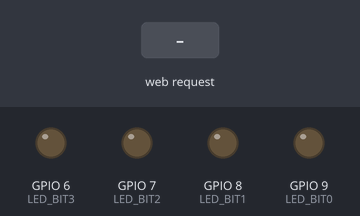
Bench run of a sketch on a simulated ESP32-S3. On the bench: output pins drawn as LEDs (lit = HIGH). The inputs (shaded band) are chosen by the test bench. What the sketch prints to the serial monitor is not drawn.

Above: at 1.2 s.
1.3 s: HTTP request GET /calcular received
At 2.0 s:
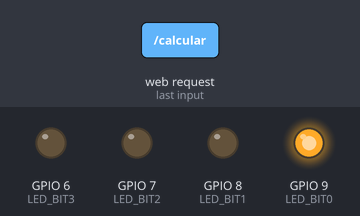
Timing chart, 0 to 4.3 s (numbered marks = the images above; inputs shaded):
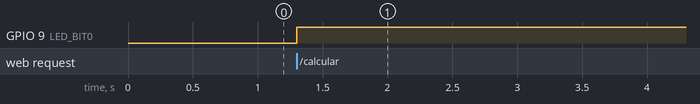

The sketch:

webserver.ino
```cpp
#include <WiFi.h>
#include <WebServer.h>

// Nome e senha do Wi-Fi
const char* ssid = "ESP32_do_grupinho_s";
const char* password = "12345678";

// Cria servidor HTTP na porta 80
WebServer server(80);

const int LED_BIT0 = 9;
const int LED_BIT1 = 8;
const int LED_BIT2 = 7;
const int LED_BIT3 = 6;

// Página HTML
String paginaHTML = R"rawliteral(
<!DOCTYPE html>
<html>

<head>
    <meta charset="UTF-8">
    <title>Calculadora Binária</title>

    <style>
        body {
            font-family: Arial;
            background-color: #1e1e2f;
            color: white;

            display: flex;
            justify-content: center;
            align-items: center;

            height: 100vh;
            margin: 0;
        }

        .container {
            background-color: #2b2b40;

            padding: 40px;

            border-radius: 20px;

            box-shadow: 0px 0px 20px rgba(0,0,0,0.3);

            text-align: center;
        }

        h1 {
            margin-bottom: 30px;
        }

        input {
            font-size: 20px;

            padding: 10px;

            margin: 10px;

            width: 150px;

            text-align: center;

            border: none;

            border-radius: 10px;
        }

        button {

            font-size: 20px;

            padding: 10px 20px;

            margin: 10px;

            border: none;

            border-radius: 10px;

            cursor: pointer;

            transition: 0.2s;
        }

        button:hover {
            transform: scale(1.05);
        }
    </style>
</head>

<body>
    <div class="container">
        <h1>Calculadora 4 bits</h1>

        <form action="/calcular" method="GET">

            <div>
                <label>Número A:</label><br>
                <input type="text" name="a" maxlength="4" minlength="4" pattern="[01]{4}" placeholder="Ex: 1010" required>
            </div>

            <div>
                <label>Número B:</label><br>
                <input type="text" name="b" maxlength="4"  pattern="(^$)|([01]{4})" placeholder="Opcional" >
            </div>

            <button type="submit" name="op" value="+">Add</button>
            <button type="submit" name="op" value="-">Sub</button>
            <div></div>
            <button type="submit" name="op" value="*">Mul</button>
            <button type="submit" name="op" value="/">Div</button>
            <div></div>
            <button type="submit" name="op" value="!">Fat</button>

        </form>
    </div>
</body>
</html>
)rawliteral";

// Função chamada ao acessar "/"
void handleRoot() {
    server.send(200, "text/html", paginaHTML);
}

void escreverLeds(int valor) {
    uint8_t v = valor & 0x0F;

    digitalWrite(LED_BIT0, (v & 0x01) ? HIGH : LOW);
    digitalWrite(LED_BIT1, (v & 0x02) ? HIGH : LOW);
    digitalWrite(LED_BIT2, (v & 0x04) ? HIGH : LOW);
    digitalWrite(LED_BIT3, (v & 0x08) ? HIGH : LOW);
}

int fromBinary4Signed(String bin) {
    int v = strtol(bin.c_str(), NULL, 2);

    if (v >= 8) {
        v -= 16;
    }

    return v;
}

int CalculateFactorial(int n) {
    if(n <= 1) {
        return 1;
    }

    return n * CalculateFactorial(n-1);
}

// Função do cálculo
void handleCalculo() {

    String binA = server.arg("a");
    String binB = server.arg("b");
    String op   = server.arg("op");

    // Converte binário -> inteiro
    int a = fromBinary4Signed(binA);
    int b = fromBinary4Signed(binB);

    int resultado;
    bool divisaoPorZero = false;

    unsigned long inicioOperacao = micros();

    if(op == "+") {
        resultado = a + b;
    }
    else if (op == "-") {
        resultado = a - b;
    }
    else if (op == "*") {
        resultado = a * b;
    }
    else if (op == "/") {
        if (b == 0) {
            divisaoPorZero = true;
            resultado = 0;
        }
        else {
            resultado = a / b;
        }
    }
    else {
        resultado = CalculateFactorial(a);
    }

    unsigned long tempoOperacao = micros() - inicioOperacao;

    escreverLeds(resultado);

    String resposta = R"rawliteral(
        <!DOCTYPE html>
        <html>

        <head>
            <meta charset="UTF-8">

        <style>
            body {
                font-family: Arial;
                background-color: #1e1e2f;
                color: white;

                display: flex;
                justify-content: center;
                align-items: center;

                height: 100vh;
                margin: 0;
            }

            .container {
                background-color: #2b2b40;

                padding: 40px;

                border-radius: 20px;

                box-shadow: 0px 0px 20px rgba(0,0,0,0.3);

                text-align: center;
            }

            h1 {
                margin-bottom: 30px;
            }

            input {
                font-size: 20px;

                padding: 10px;

                margin: 10px;

                width: 150px;

                text-align: center;

                border: none;

                border-radius: 10px;
            }

            button {

                font-size: 20px;

                padding: 10px 20px;

                margin: 10px;

                border: none;

                border-radius: 10px;

                cursor: pointer;

                transition: 0.2s;
            }

            button:hover {
                transform: scale(1.05);
            }
        </style>

        </head>

        <body>
        )rawliteral";

    if(divisaoPorZero || resultado > 7 || resultado < -8){
        String resultadoBin = toBinary4(resultado);

        resposta += R"rawliteral(
        <div class="container">
            <div class="alert">
        )rawliteral";

        if (divisaoPorZero) {
            resposta += "<h1>Divisao por zero!!!</h1>";
        }
        else {
            resposta += "<h1>Overflow ou Erro!!!</h1>";
        }

        resposta += R"rawliteral(
            </div>
        )rawliteral";

        resposta += "<h2>Binario: ";
        resposta += resultadoBin;
        resposta += "</h2>";

        resposta += "<h2>Tempo de operacao: ";
        resposta += String(tempoOperacao);
        resposta += " us</h2>";

        resposta += R"rawliteral(
        <br><a href='/'>Fazer outra operacao</a>
        </div>
        </body>
        </html>
        )rawliteral";

        server.send(400, "text/html", resposta);
        return;
    }

    // Resultado em binário
    String resultadoBin = toBinary4(resultado);

    resposta += "<div class=container><h1>Resultado</h1>";

    // Caso B n seja enviado, printar como zero
    if (binB == "") {
        binB = "0000";
    }

    // Ajuste para que retorno fatorial
    if (op == "!") {
        op = "";
        binB = "";
    }

    resposta += "<p>";
    resposta += binA + " " + op + " " + binB;
    resposta += "</p>";

    resposta += "<h2>Binario: ";
    resposta += resultadoBin;
    resposta += "</h2>";

    resposta += "<h2>Decimal: ";
    resposta += String(resultado);
    resposta += "</h2>";

    resposta += "<h2>Tempo de operacao: ";
    resposta += String(tempoOperacao);
    resposta += " us</h2>";

    resposta += "<br><a href='/'>Voltar</a></div>";
    resposta += "</body></html>";

    server.send(200, "text/html", resposta);
}

String toBinary4(int valor) {
    uint8_t v = valor & 0b1111;

    String s = "";
    for (int i = 3; i >= 0; i--) {
        s += (v & (1 << i)) ? "1" : "0";
    }

    return s;
}

void setup() {
    pinMode(LED_BIT0, OUTPUT);
    pinMode(LED_BIT1, OUTPUT);
    pinMode(LED_BIT2, OUTPUT);
    pinMode(LED_BIT3, OUTPUT);

    digitalWrite(LED_BIT0, LOW);
    digitalWrite(LED_BIT1, LOW);
    digitalWrite(LED_BIT2, LOW);
    digitalWrite(LED_BIT3, LOW);

    Serial.begin(115200);

    // Cria Access Point
    WiFi.softAP(ssid, password);

    // IP da ESP32
    IPAddress IP = WiFi.softAPIP();

    Serial.print("IP da ESP32: ");
    Serial.println(IP);

    // Rota principal
    server.on("/", handleRoot);

    // Receber dados do formulário
    server.on("/calcular", handleCalculo);

    // Inicia servidor
    server.begin();

    Serial.println("Servidor HTTP iniciado");
}

void loop() {
    server.handleClient();
}
```

Measured:
- after the input at 1.3 s, GPIO 9 (LED_BIT0): LOW → HIGH at once
